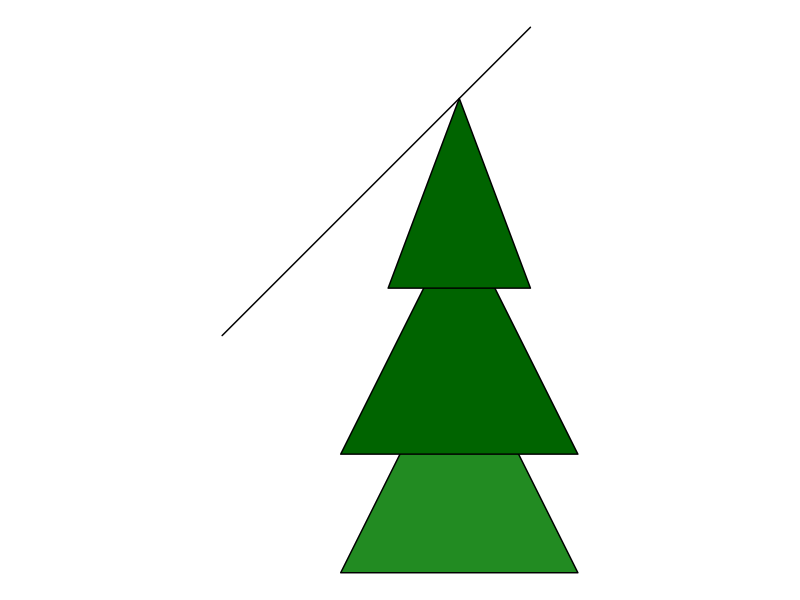

The R source for this figure:
# Load ggplot2
library(ggplot2)

# Create the tree data (three triangles for the tree and one rectangle for the trunk)
tree_data <- data.frame(
  x = c(1.5, 2.5, 2, # Triangle 1 vertices
        1.5, 2.5, 2, # Triangle 2 vertices
        1.7, 2.3, 2, # Triangle 3 vertices
        1.7, 2.3, 2, 1 # Trunk vertices
      ),
  y = c(0, 0, 1,       # Triangle 1 vertices
        0.5, 0.5, 1.5, # Triangle 2 vertices
        1.2, 1.2, 2, # Triangle 3 vertices
        1.7, 2.3, 2, 1 # Trunk vertices
        ),
  group = c(1, 1, 1, # Group for Triangle 1
            2, 2, 2, # Group for Triangle 2
            3, 3, 3,  # Group for Triangle 3
            4, 4, 4, 4  # Group for Triangle 3
            )  
)


# Plot the triangle
ggplot(tree_data, aes(x = x, y = y, group = group)) +
  geom_polygon(aes(fill = factor(group)), color = "black") +  # Fill and outline color
  scale_fill_manual(values = c("forestgreen", "darkgreen", "darkgreen", "brown4")) +
  coord_fixed() + # Ensures the x and y axes are scaled equally, keeping the triangle proportions correct.
  theme_void() +
  theme(
    legend.position = "none"
  )
